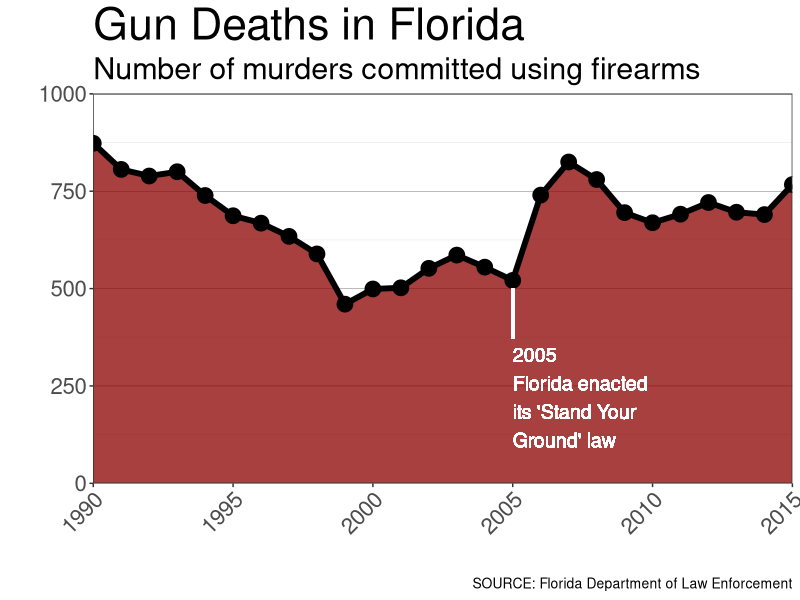

Generate this figure with R:
#Gun deaths in Florida - Example
#-----------------------------------------------------------------------------------------------
#VARIABLES for you to CHANGE
plottype = "scatter"          #What type of graph do you want (options: "scatter" or "bar")
inverse_y_scale = "F"         #SET TO "T" TO INVERT THE Y-AXIS, SET "F" TO NOT INVERT
inverse_coords = "F"          #SET TO "T" TO INVERT THE X AND Y AXES
label_stand_your_ground = "T" #SET TO "T" TO PLACE A LABEL WHEN STAND YOUR GROUND BEGAN in 2005
draw_scatter_line="T"         #setting for scatter plot, set to "T" to draw line
draw_scatter_points="T"       #setting for scater plot, set to "T" to draw points
draw_scatter_fill="T"         #setting for scatter plot, 
fill_color = "darkred"        #color to fill the area for both scatter and box, suggest="darkred"
fill_transparency = 0.75      #scale of 0 to 1 (suggest 0.75), for both scatter and box
x_min = 1990                  #minimum year to show on x axis, default = 1990
x_max = 2015                  #maximum year to show on x axis, default = 2015
y_min = 0                     #mimumum number of deaths to show on y axis, default is zero
y_max = 1000                  #maximum number of deaths to show on y axis, default is 1000
plot_title_size = 32          #how big do you want the size of the title font? , default is 32
plot_subtitle_size = 22       #how big do you want the size of the subtitle font?, default is 22
caption_size=10               #how big do you want the size of the caption font?, default is 10
#VARIABLES FOR GRAPH LABELS
plot_title = "Gun Deaths in Florida"  #title of the Plot
plot_subtitle = "Number of murders committed using firearms"  #subtitle of plot
plot_caption = "SOURCE: Florida Department of Law Enforcement"
point_label = "2005\nFlorida enacted\nits 'Stand Your\nGround' law"
x_label = ""
y_label = ""
#-----------------------------------------------------------------------------------------------
#DATA FROM FLORIDA DEPARTMENT OF LAW ENFORCEMENT
deaths_by_year = c(873,806,789,800,739,687,668,634,589,460,499,502,552,586,555,521,740,825,780,695,669,691,721,696,690,767)
years = c(1990,1991,1992,1993,1994,1995,1996,1997,1998,1999,2000,2001,2002,2003,2004,2005,2006,2007,2008,2009,2010,2011,2012,2013,2014,2015)
df = do.call(rbind, Map(data.frame, YEAR=years, DEATHS=deaths_by_year))
#-----------------------------------------------------------------------------------------------
#GRAPH CODE
#------------------------------------------------------------------------------------------------
library(ggplot2)
#CREATE GRAPH
g <- ggplot(df,aes(x=YEAR,y=DEATHS))

if (plottype=="bar") {
#BAR CHART
g = g + geom_bar(stat="identity", fill=fill_color, alpha=fill_transparency)
} else if (plottype=="scatter") {
#SCATTERPLOT
if (draw_scatter_fill=="T") {g = g + geom_ribbon(aes(ymin = y_min,ymax=DEATHS), fill=fill_color,alpha=fill_transparency)}
if (draw_scatter_line=="T") {g = g + geom_line(size=2) }
if (draw_scatter_points=="T") { g = g + geom_point(size=5) } 
} 
#SCALE 
g = g + coord_cartesian(ylim = c(y_min, y_max))
g = g + scale_x_continuous(limits = c(x_min,x_max),expand = c(0, 0))
if(inverse_y_scale=="T") { g = g + scale_y_reverse(limits = c(y_max,0),expand = c(0, 0))
} else {g = g + scale_y_continuous(limits = c(0,y_max),expand = c(0, 0))}
#TITLES and LABELS
g = g + labs(title=plot_title,subtitle=plot_subtitle,caption=plot_caption)+xlab(x_label)+ylab(y_label)
deaths_syg = df$DEATHS[df$YEAR==2005]
if(label_stand_your_ground=="T") {
  g = g + geom_text(data = df, aes(x = 2005, y = deaths_syg - 300, label = point_label),color="white",size=5,hjust=0)
  g = g + geom_segment(aes(x = 2005, y = deaths_syg-150, xend=2005, yend=deaths_syg-20),color="white",size=1)
}
#COLOR AND THEME
g = g + theme_bw() + theme(plot.title = element_text(size=plot_title_size),plot.subtitle = element_text(size=plot_subtitle_size),text = element_text(size=20),plot.caption=element_text(size=caption_size),axis.text.x = element_text(angle = 45, hjust = 1))
g = g + theme( panel.grid.major.x = element_blank(),panel.grid.minor.x = element_blank(),panel.grid.major.y = element_line( size=.1, color="black" ))
#COORD FLIP CHECK
if(inverse_coords=="T") {g = g + coord_flip()}
g

